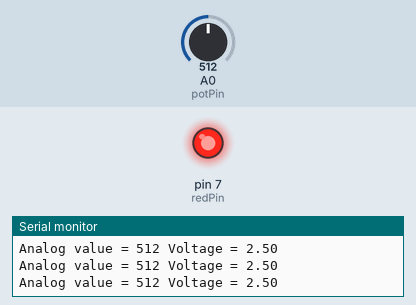
Recording of a sketch running on a simulated Arduino Uno, built with avr-gcc and run on an emulated ATmega328P. Parts: output pins drawn as LEDs (lit = HIGH), the last lines printed to the serial monitor. Inputs (shaded band) come from the test bench; at power-on: A0 (potPin) = 512.

Above: at 1.2 s.
1.3 s: A0 (potPin) set to 491
At 1.7 s:
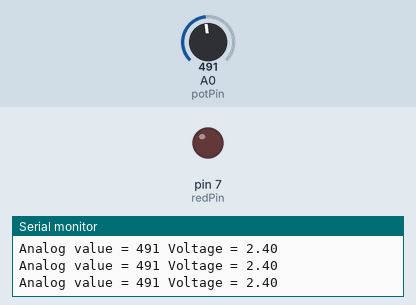
2.9 s: A0 (potPin) set to 510
At 3.4 s:
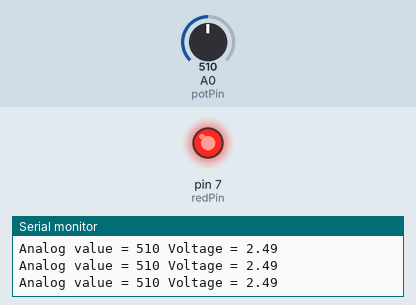
4.5 s: A0 (potPin) set to 490
At 5.2 s:
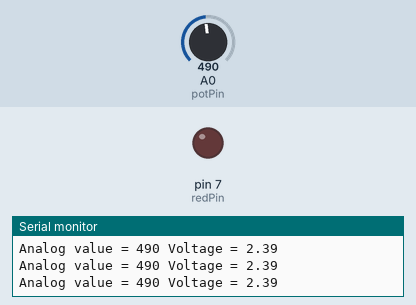
Timing chart, 0 to 7.5 s (numbered marks = the images above; inputs shaded):
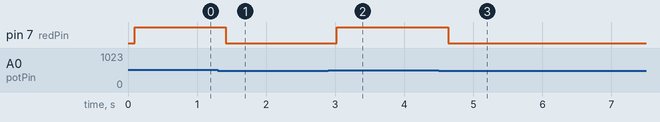

Measured:
- the behaviour switches between 501 and 500 on A0 (potPin) (found by bisection; images 0 and 1)
- after the input at 1.3 s, pin 7 (redPin): HIGH → LOW after 0.11 s
- after the input at 2.9 s, pin 7 (redPin): LOW → HIGH after 0.13 s
- after the input at 4.5 s, pin 7 (redPin): HIGH → LOW after 0.14 s

The sketch:

Potentiometer.ino
```cpp
int potPin = A0;
int redPin = 7;

int potVal;
float vol;

int delayTime = 100;


void setup() {
  // put your setup code here, to run once:
  Serial.begin(9600);
  pinMode(redPin, OUTPUT);
  pinMode(potPin, INPUT);
}


void loop() {
  // put your main code here, to run repeatedly:
  digitalWrite(redPin, LOW);
  print();
  delay(delayTime);

  while (potVal > 500) {
    digitalWrite(redPin, HIGH);
    print();
    delay(delayTime);
  }
}


void print() {
  potVal = analogRead(potPin);
  vol = potVal * (5.0 / 1023.0);
  Serial.print("Analog value = ");
  Serial.print(potVal);
  Serial.print(" Voltage = ");
  Serial.println(vol);
}
```
